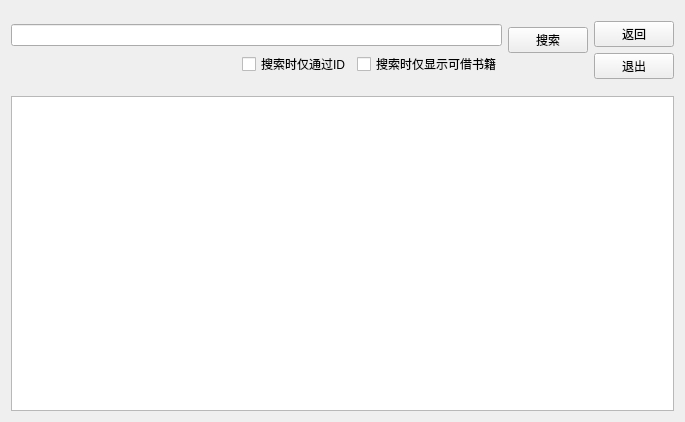
<?xml version="1.0" encoding="UTF-8"?>
<ui version="4.0">
 <class>super_explore</class>
 <widget class="QWidget" name="super_explore">
  <property name="geometry">
   <rect>
    <x>0</x>
    <y>0</y>
    <width>685</width>
    <height>422</height>
   </rect>
  </property>
  <property name="windowTitle">
   <string>Form</string>
  </property>
  <property name="windowIcon">
   <iconset resource="res.qrc">
    <normaloff>:/Book.png</normaloff>:/Book.png</iconset>
  </property>
  <layout class="QVBoxLayout" name="verticalLayout_4" stretch="1,4">
   <item>
    <layout class="QHBoxLayout" name="horizontalLayout">
     <item>
      <layout class="QVBoxLayout" name="verticalLayout_3">
       <item>
        <spacer name="verticalSpacer_5">
         <property name="orientation">
          <enum>Qt::Vertical</enum>
         </property>
         <property name="sizeHint" stdset="0">
          <size>
           <width>20</width>
           <height>40</height>
          </size>
         </property>
        </spacer>
       </item>
       <item>
        <widget class="QLineEdit" name="le_explore">
         <property name="maximumSize">
          <size>
           <width>16777215</width>
           <height>16777215</height>
          </size>
         </property>
        </widget>
       </item>
       <item>
        <layout class="QHBoxLayout" name="horizontalLayout_2">
         <item>
          <spacer name="horizontalSpacer">
           <property name="orientation">
            <enum>Qt::Horizontal</enum>
           </property>
           <property name="sizeHint" stdset="0">
            <size>
             <width>40</width>
             <height>20</height>
            </size>
           </property>
          </spacer>
         </item>
         <item>
          <spacer name="horizontalSpacer_2">
           <property name="orientation">
            <enum>Qt::Horizontal</enum>
           </property>
           <property name="sizeHint" stdset="0">
            <size>
             <width>40</width>
             <height>20</height>
            </size>
           </property>
          </spacer>
         </item>
         <item>
          <spacer name="horizontalSpacer_3">
           <property name="orientation">
            <enum>Qt::Horizontal</enum>
           </property>
           <property name="sizeHint" stdset="0">
            <size>
             <width>40</width>
             <height>20</height>
            </size>
           </property>
          </spacer>
         </item>
         <item>
          <widget class="QCheckBox" name="ckb_OnlyByID">
           <property name="text">
            <string>搜索时仅通过ID</string>
           </property>
          </widget>
         </item>
         <item>
          <widget class="QCheckBox" name="ckb_OnlyDispalyAvailable">
           <property name="text">
            <string>搜索时仅显示可借书籍</string>
           </property>
          </widget>
         </item>
        </layout>
       </item>
       <item>
        <spacer name="verticalSpacer_6">
         <property name="orientation">
          <enum>Qt::Vertical</enum>
         </property>
         <property name="sizeHint" stdset="0">
          <size>
           <width>20</width>
           <height>40</height>
          </size>
         </property>
        </spacer>
       </item>
      </layout>
     </item>
     <item>
      <layout class="QVBoxLayout" name="verticalLayout">
       <item>
        <spacer name="verticalSpacer_7">
         <property name="orientation">
          <enum>Qt::Vertical</enum>
         </property>
         <property name="sizeHint" stdset="0">
          <size>
           <width>20</width>
           <height>40</height>
          </size>
         </property>
        </spacer>
       </item>
       <item>
        <widget class="QPushButton" name="bt_explore">
         <property name="text">
          <string>搜索</string>
         </property>
         <property name="icon">
          <iconset resource="res.qrc">
           <normaloff>:/find.png</normaloff>:/find.png</iconset>
         </property>
        </widget>
       </item>
       <item>
        <widget class="QLabel" name="label">
         <property name="text">
          <string/>
         </property>
        </widget>
       </item>
       <item>
        <spacer name="verticalSpacer_2">
         <property name="orientation">
          <enum>Qt::Vertical</enum>
         </property>
         <property name="sizeHint" stdset="0">
          <size>
           <width>20</width>
           <height>40</height>
          </size>
         </property>
        </spacer>
       </item>
      </layout>
     </item>
     <item>
      <layout class="QVBoxLayout" name="verticalLayout_2">
       <item>
        <spacer name="verticalSpacer_3">
         <property name="orientation">
          <enum>Qt::Vertical</enum>
         </property>
         <property name="sizeHint" stdset="0">
          <size>
           <width>20</width>
           <height>40</height>
          </size>
         </property>
        </spacer>
       </item>
       <item>
        <widget class="QPushButton" name="bt_back">
         <property name="text">
          <string>返回</string>
         </property>
         <property name="icon">
          <iconset resource="res.qrc">
           <normaloff>:/back.png</normaloff>:/back.png</iconset>
         </property>
        </widget>
       </item>
       <item>
        <widget class="QPushButton" name="bt_quit">
         <property name="text">
          <string>退出</string>
         </property>
         <property name="icon">
          <iconset resource="res.qrc">
           <normaloff>:/quit.png</normaloff>:/quit.png</iconset>
         </property>
        </widget>
       </item>
       <item>
        <spacer name="verticalSpacer_4">
         <property name="orientation">
          <enum>Qt::Vertical</enum>
         </property>
         <property name="sizeHint" stdset="0">
          <size>
           <width>20</width>
           <height>40</height>
          </size>
         </property>
        </spacer>
       </item>
      </layout>
     </item>
    </layout>
   </item>
   <item>
    <widget class="QTableWidget" name="tw_library"/>
   </item>
  </layout>
 </widget>
 <resources>
  <include location="res.qrc"/>
 </resources>
 <connections/>
</ui>
